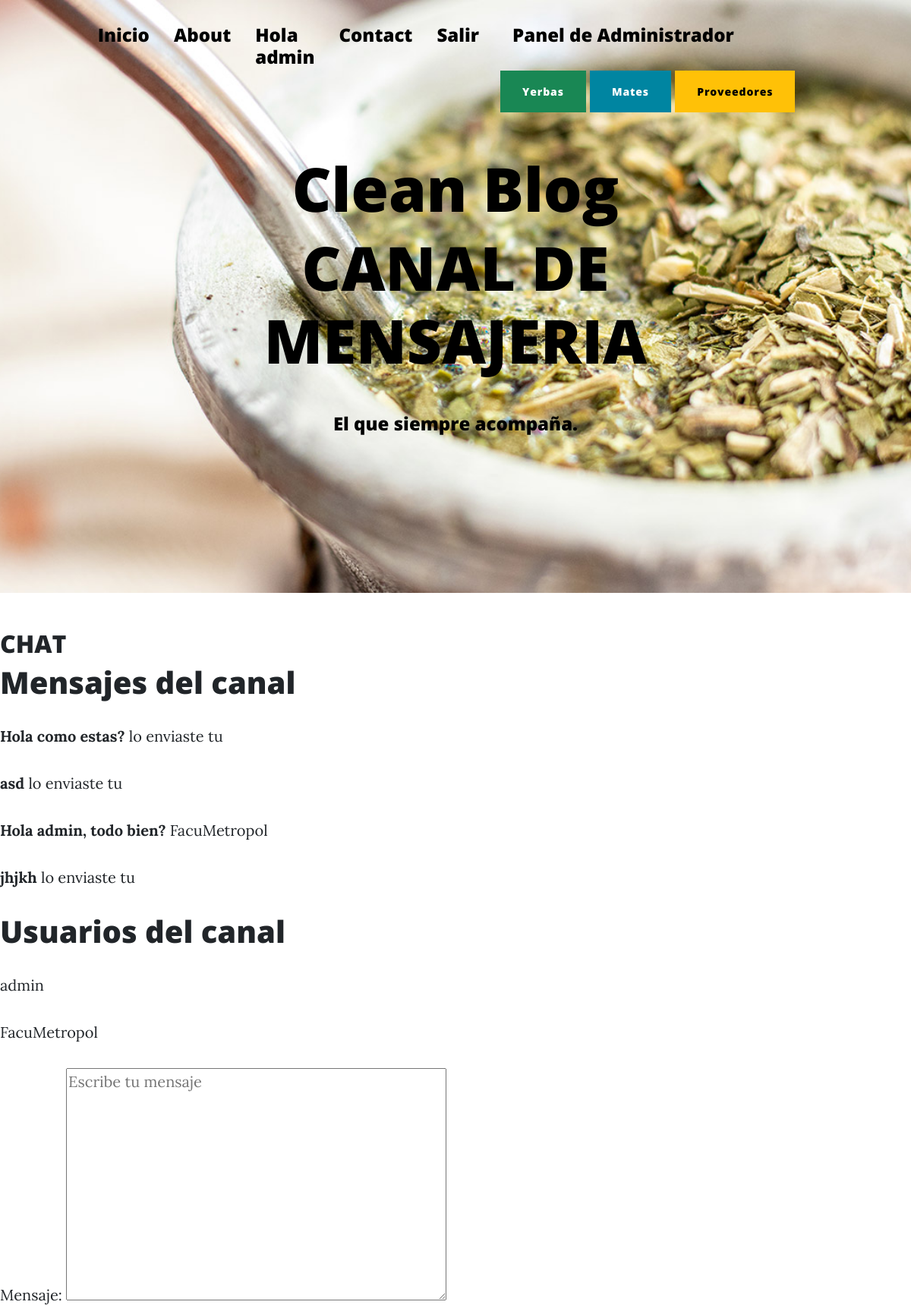
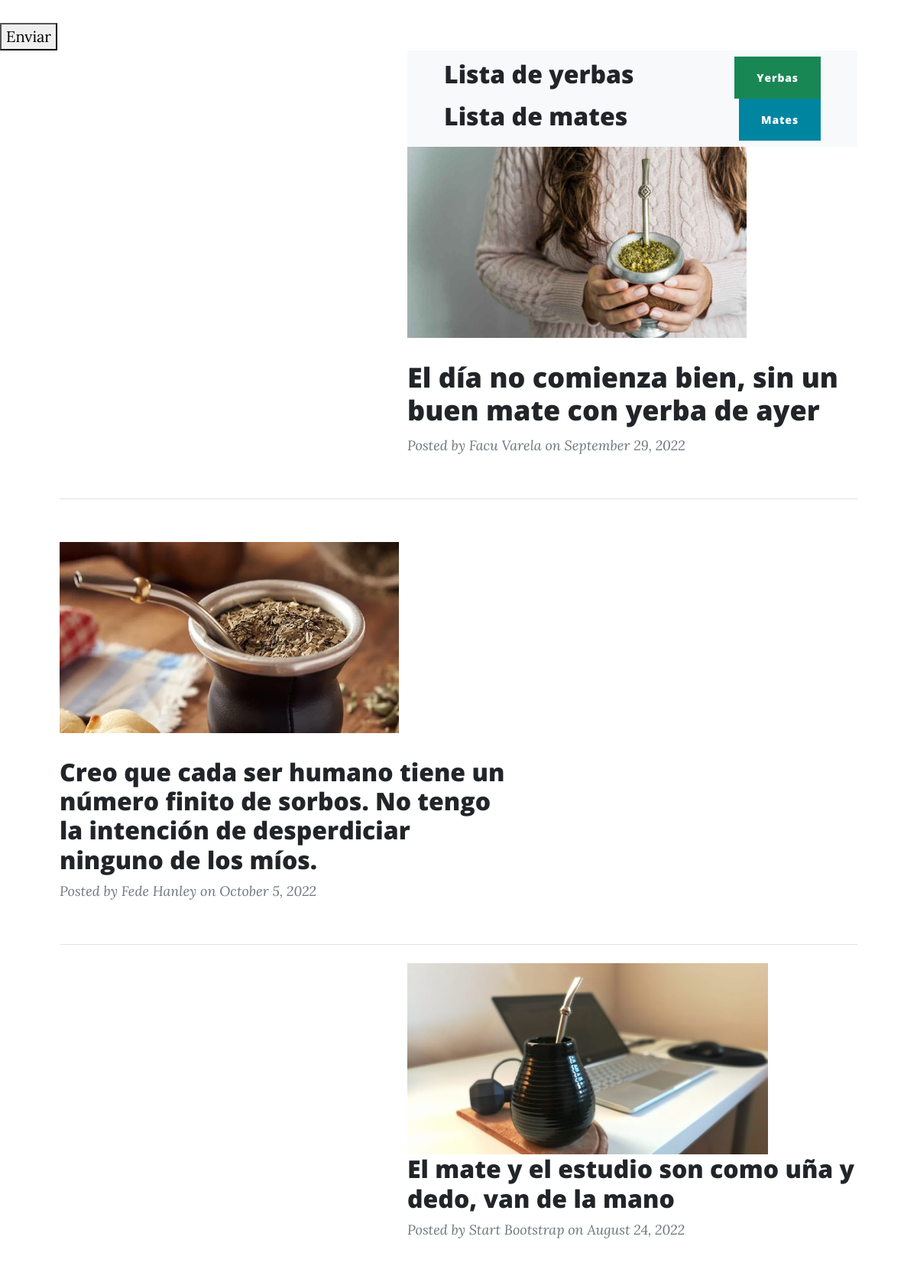
The app's page /ms/FacuMetropol (signed in, upper part) with its own data (2 pictures, top to bottom).
### DM/models.py (models this page shows)
class ModelBase(models.Model):
    id = models.UUIDField(default=uuid.uuid4, primary_key=True, db_index=True, editable=False)
    tiempo = models.DateTimeField(auto_now_add=True)
    actualizar = models.DateTimeField(auto_now=True)
    class Meta:
        abstract = True

class CanalMensaje(ModelBase):
    canal = models.ForeignKey('Canal', on_delete=models.CASCADE)
    usuario = models.ForeignKey(User, on_delete=models.CASCADE)
    texto = models.TextField()

class CanalUsuario(ModelBase):
    canal = models.ForeignKey('Canal', null=True, on_delete=models.SET_NULL)
    usuario = models.ForeignKey(User, on_delete=models.CASCADE)

### DM/views.py (the view)
# urls.py: path('ms/<str:username>', DetailMs.as_view(), name='DetailMs'),
class DetailMs(LoginRequiredMixin, CanalFormMixin, DetailView):
    template_name='AppPrueba/canal_detail.html'
    def get_object(self, *args, **kwargs):
        username = self.kwargs.get('username')
        mi_username= self.request.user.username
        canal, _ = Canal.objects.obtener_o_crear_canal_ms(mi_username, username)
        if username == mi_username:
            mi_canal, _ = Canal.objects.obtener_o_crear_canal_usuario_actual(self.request.user)
            return mi_canal
        if canal == None:
            raise Http404
        return canal

### DM/forms.py
class FormMensajes(forms.Form):
    mensaje = forms.CharField(widget=forms.Textarea(attrs = {
        'class': 'formulario_ms',
        'placeholder':'Escribe tu mensaje'
    }))

### DM/models.py (called while the page is built, shortened)
    def solo_dos(self):
        return self.annotate(num_usuarios = Count('usuarios')).filter(num_usuarios=2)

    def filtrar_por_username(self, username):
        return self.filter(canalusuario__usuario__username=username)

    def get_queryset(self, *args, **kwargs):
        return CanalQuerySet(self.model, using=self._db)

    def filtrar_ms_por_privado(self, username_a, username_b):
        return self.get_queryset().solo_dos().filtrar_por_username(username_a).filtrar_por_username(username_b)

    def obtener_o_crear_canal_ms(self, username_a, username_b):
        qs = self.filtrar_ms_por_privado(username_a, username_b)
        if qs.exists():
            return qs.order_by('tiempo').first(), False

### AppPrueba/templates/AppPrueba/canal_detail.html (shortened to what this page needs)
{% extends 'AppPrueba/index.html' %}
{% load static %}
{% block titulo %}
<h1 class="mb-5" style="color:black">CANAL DE MENSAJERIA</h1>
{% endblock %}
{% block contenido_que_cambia %}
<h2>CHAT</h2>
<h1>Mensajes del canal</h1>
{% for mensaje in object.canalmensaje_set.all %}
{% if request.user == mensaje.usuario %}
<p>
    <strong>
        {{mensaje.texto}}
    </strong>
    <span>
        lo enviaste tu
    </span>
</p>
{% else %}
<p>
    <strong>
        {{mensaje.texto}}
    </strong>
    <span>
        {{mensaje.usuario}}
    </span>
</p>
{% endif %}
{% endfor %}
<h1>Usuarios del canal</h1>
{% for usuarios in object.canalusuario_set.all %}
    <p>
        {{usuarios.usuario}}
    </p>
{% endfor %}
    <form id='form_submit' action='{{ request.path }}' method="POST">
        {{form.as_p}}
        <button type="submit">
            Enviar
        </button>
    </form>
{% endblock %}

### AppPrueba/templates/AppPrueba/index.html (shortened to what this page needs)
<!DOCTYPE html>
<html lang="en">
    <head>
        {% load static %}
        <link href='{% static "AppPrueba/css/styles.css" %}' rel="stylesheet" />
    </head>
    <body>
        <nav class="navbar navbar-expand-lg navbar-light" id="mainNav">
            <div class="container px-4 px-lg-5">
                <div class="collapse navbar-collapse" id="navbarResponsive">
                    <ul class="navbar-nav ms-auto py-4 py-lg-0">
                        <li class="nav-item"><h4><a style="color:black" class="nav-link px-lg-3 py-3 py-lg-4" href="{% url 'inicio' %}">Inicio</a></h4></li>
                        <li class="nav-item"><h4><a style="color:black" class="nav-link px-lg-3 py-3 py-lg-4" href="about.html">About</a></h4></li>
                        {% if user.is_authenticated %}
                        <li class="nav-item"><h4><a style="color:black" class="nav-link px-lg-3 py-3 py-lg-4">Hola {{ user.username }}</a></h4></li>
                        <li class="nav-item"><h4><a style="color:black" class="nav-link px-lg-3 py-3 py-lg-4" href="{% url 'Inbox' %}">Contact</a></h4></li>
                        <li class="nav-item"><h4><a style="color:black" class="nav-link px-lg-3 py-3 py-lg-4" href="{% url 'logout' %}">Salir</a></h4></li>
                        {% else %}
                        <li class="nav-item"><h4><a style="color:black" class="nav-link px-lg-3 py-3 py-lg-4" href="{% url 'login' %}">Entrar</a></h4></li>
                        <li class="nav-item"><h4><a style="color:black" class="nav-link px-lg-3 py-3 py-lg-4" href="{% url 'register' %}">Registrarse</a></h4></li>
                        {% endif %}
                        {% if user.is_staff %}
                        <div class="container">
                                <li class="nav-item"><h4><a style="color:black" class="nav-link px-lg-3 py-3 py-lg-4">Panel de Administrador</a></h4></li>
                                <a class="btn btn-success" href="{% url 'leeryerbas' %}">Yerbas</a>
                                <a class="btn btn-primary" href="{% url 'leermates' %}">Mates</a>
                                <a class="btn btn-warning" href="{% url 'leerproveedores' %}">Proveedores</a>
                            </div>
                        {% endif %}
                    </ul>
                </div>
            </div>
        </nav>
        <header class="masthead" style="background-image: url('{% static 'AppPrueba/assets/img/Matienzo.jpg' %}')">
            <div class="container position-relative px-4 px-lg-5">
                <div class="row gx-4 gx-lg-5 justify-content-center">
                    <div class="col-md-10 col-lg-8 col-xl-7">
                        <div class="site-heading">
                            <h1 style="color:black">Clean Blog</h1>
                            {% block titulo %}
                            {% endblock %}
                            <span style="color:black" class="subheading"><h4>El que siempre acompaña.</h4></span>
                        </div>
                    </div>
                </div>
            </div>
        </header>
        {% block contenido_que_cambia %}
        {% endblock %}
        <div class="container px-4 px-lg-5">
            <div class="row gx-4 gx-lg-5 justify-content-end">
                <div class="col-md-10 col-lg-8 col-xl-7">
                    {% if user.is_authenticated %}
                    <div class="post-preview">
                        <nav class="navbar navbar-light bg-light static-top">
                            <div class="container">
                                <h2>Lista de yerbas</h2>
                                <a class="btn btn-success" href="{% url 'yerbas_listar' %}">Yerbas</a>
                                <h2>Lista de mates</h2>
                                <a class="btn btn-primary" href="{% url 'mates_listar' %}">Mates</a>
                            </div>
                        </nav>
                        <a>
                            <img height="250px" src="{% static 'AppPrueba/assets/img/MATECHICA.jpg' %}" alt="">
                            <h2 class="post-title">El día no comienza bien, sin un buen mate con yerba de ayer</h2>
                        </a>
                        <p class="post-meta">
                            Posted by
                            <a>Facu Varela</a>
                            on September 29, 2022
                        </p>
                    </div>
                </div>
            </div>
                    <hr class="my-4" />
                    <div class="row gx-4 gx-lg-5 justify-content-flex-start">
                        <div class="col-md-10 col-lg-8 col-xl-7">
                            <div class="post-preview">
                                <p>
                                    <img height="250px" src="{% static 'AppPrueba/assets/img/MATE.jpg' %}" alt="">
                                    <h2 class="post-title">Creo que cada ser humano tiene un número finito de sorbos. No tengo la intención de desperdiciar ninguno de los míos.</h2></a>
                                    <p class="post-meta">
                                    Posted by
                                    <a>Fede Hanley</a>
                                    on October 5, 2022
                                </p>
                            </div>
                        </div>
                    </div>
                    <hr class="my-4" />
                    <div class="row gx-4 gx-lg-5 justify-content-end">
                        <div class="col-md-10 col-lg-8 col-xl-7">
                            <div class="post-preview">
                                    <img height="250px" src="{% static 'AppPrueba/assets/img/MATEESTUDIO.jpg' %}" alt="">
                                    <h2 class="post-title">El mate y el estudio son como uña y dedo, van de la mano</h2>
                                <p class="post-meta">
                                    Posted by
                                    Start Bootstrap</a>
                                    on August 24, 2022
                                </p>
                            </div>
                        </div>
                    </div>
                    {% else %}
                    <h2><a href="{% url 'login' %}">Ingresar para visualizar contenido.</a></h2>
                    {% endif %}
                </div>
    </body>
</html>

### records on screen
CanalMensaje: texto "Hola como estas?"
CanalMensaje: texto "asd"
CanalMensaje: texto "Hola admin, todo bien?", usuario "FacuMetropol"
CanalMensaje: texto "jhjkh"
CanalUsuario: usuario "admin"
CanalUsuario: usuario "FacuMetropol"

### other values on screen
{{ user.username }} "admin"
